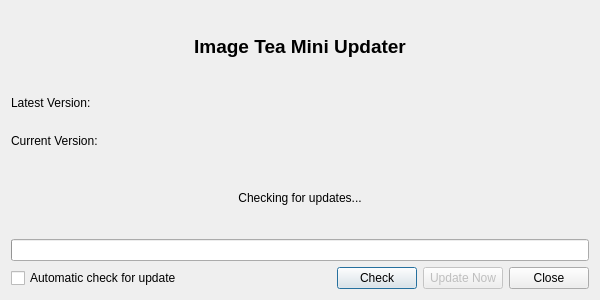
<?xml version="1.0" encoding="UTF-8"?>
<ui version="4.0">
 <class>UpdaterWindow</class>
 <widget class="QDialog" name="UpdaterWindow">
  <property name="geometry">
   <rect>
    <x>0</x>
    <y>0</y>
    <width>600</width>
    <height>300</height>
   </rect>
  </property>
  <property name="windowTitle">
   <string>Check for Updates</string>
  </property>
  <layout class="QVBoxLayout" name="verticalLayout_2">
   <item>
    <layout class="QVBoxLayout" name="verticalLayout">
     <item>
      <widget class="QLabel" name="lblTitle">
       <property name="font">
        <font>
         <pointsize>14</pointsize>
         <bold>true</bold>
        </font>
       </property>
       <property name="text">
        <string>Image Tea Mini Updater</string>
       </property>
       <property name="alignment">
        <set>Qt::AlignCenter</set>
       </property>
      </widget>
     </item>
     <item>
      <layout class="QVBoxLayout" name="verticalLayout_3">
       <item>
        <widget class="QLabel" name="lblUpdateVersion">
         <property name="text">
          <string>Latest Version: </string>
         </property>
        </widget>
       </item>
       <item>
        <widget class="QLabel" name="lblCurrentVersion">
         <property name="text">
          <string>Current Version: </string>
         </property>
        </widget>
       </item>
      </layout>
     </item>
     <item>
      <widget class="QLabel" name="lblUpdateMessage">
       <property name="text">
        <string>Checking for updates...</string>
       </property>
       <property name="alignment">
        <set>Qt::AlignCenter</set>
       </property>
       <property name="wordWrap">
        <bool>true</bool>
       </property>
      </widget>
     </item>
     <item>
      <layout class="QVBoxLayout" name="verticalLayout_4">
       <property name="spacing">
        <number>6</number>
       </property>       <item>
        <widget class="QProgressBar" name="progressUpdate">
         <property name="minimumSize">
          <size>
           <width>0</width>
           <height>10</height>
          </size>
         </property>
         <property name="value">
          <number>0</number>
         </property>
         <property name="textVisible">
          <bool>false</bool>
         </property>
         <property name="format">
          <string/>
         </property>
        </widget>
       </item>
       <item>
        <layout class="QHBoxLayout" name="horizontalLayout_3">
         <item>
          <widget class="QCheckBox" name="checkBox">
           <property name="text">
            <string>Automatic check for update</string>
           </property>
          </widget>
         </item>
         <item>
          <spacer name="horizontalSpacer">
           <property name="orientation">
            <enum>Qt::Horizontal</enum>
           </property>
           <property name="sizeHint" stdset="0">
            <size>
             <width>40</width>
             <height>20</height>
            </size>
           </property>
          </spacer>
         </item>
         <item>
          <widget class="QPushButton" name="btnCheck">
           <property name="text">
            <string>Check</string>
           </property>
          </widget>
         </item>
         <item>
          <widget class="QPushButton" name="btnUpdate">
           <property name="enabled">
            <bool>false</bool>
           </property>
           <property name="text">
            <string>Update Now</string>
           </property>
          </widget>
         </item>
         <item>
          <widget class="QPushButton" name="pushButton">
           <property name="text">
            <string>Close</string>
           </property>
          </widget>
         </item>
        </layout>
       </item>
      </layout>
     </item>
    </layout>
   </item>
  </layout>
 </widget>
 <resources/>
 <connections/>
</ui>
